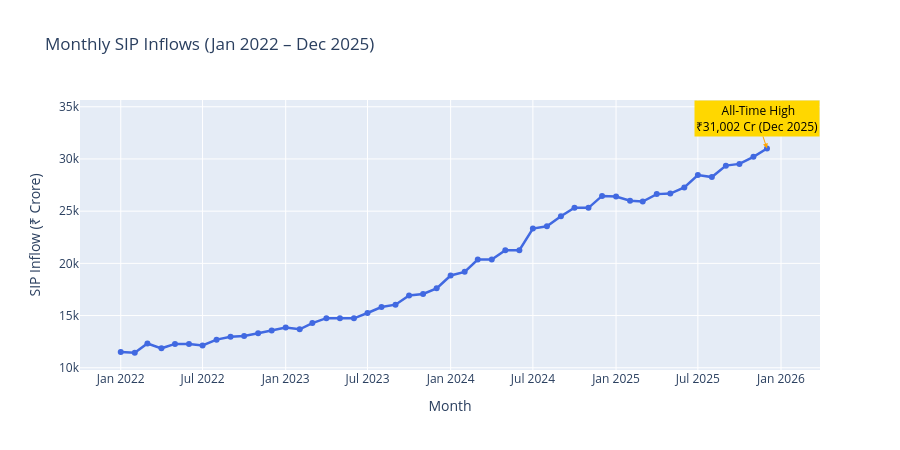

The notebook cell saved with this chart:
### Code cell
sip['month'] = pd.to_datetime(sip['month'])

fig = px.line(
    sip, x='month', y='sip_inflow_crore',
    title=' Monthly SIP Inflows (Jan 2022 – Dec 2025)',
    labels={'sip_inflow_crore': 'SIP Inflow (₹ Crore)', 'month': 'Month'},
    markers=True, height=450
)

# Annotate the all-time high
fig.add_annotation(
    x='2025-12-01', y=31002,
    text=" All-Time High<br>₹31,002 Cr (Dec 2025)",
    showarrow=True, arrowhead=2,
    bgcolor="gold", font=dict(size=12, color="black"),
    arrowcolor="orange"
)

fig.update_traces(line_color='royalblue', line_width=2.5)
fig.write_image(str(CHARTS / "chart3_sip_trend.png"))
fig.show()
print(" Chart 3 saved")

### Figure 1 — Plotly figure (JSON) as saved in the notebook; plotly's stock layout.template omitted (floating-point values rounded to 4 significant figures)
{"data": [{"hovertemplate": "Month=%{x}<br>SIP Inflow (₹ Crore)=%{y}<extra></extra>", "legendgroup": "", "line": {"color": "royalblue", "dash": "solid", "width": 2.5}, "marker": {"symbol": "circle"}, "mode": "lines+markers", "name": "", "orientation": "v", "showlegend": false, "type": "scatter", "x": ["2022-01-01T00:00:00", "2022-02-01T00:00:00", "2022-03-01T00:00:00", "2022-04-01T00:00:00", "2022-05-01T00:00:00", "2022-06-01T00:00:00", "2022-07-01T00:00:00", "2022-08-01T00:00:00", "2022-09-01T00:00:00", "2022-10-01T00:00:00", "2022-11-01T00:00:00", "2022-12-01T00:00:00", "2023-01-01T00:00:00", "2023-02-01T00:00:00", "2023-03-01T00:00:00", "2023-04-01T00:00:00", "2023-05-01T00:00:00", "2023-06-01T00:00:00", "2023-07-01T00:00:00", "2023-08-01T00:00:00", "2023-09-01T00:00:00", "2023-10-01T00:00:00", "2023-11-01T00:00:00", "2023-12-01T00:00:00", "2024-01-01T00:00:00", "2024-02-01T00:00:00", "2024-03-01T00:00:00", "2024-04-01T00:00:00", "2024-05-01T00:00:00", "2024-06-01T00:00:00", "2024-07-01T00:00:00", "2024-08-01T00:00:00", "2024-09-01T00:00:00", "2024-10-01T00:00:00", "2024-11-01T00:00:00", "2024-12-01T00:00:00", "2025-01-01T00:00:00", "2025-02-01T00:00:00", "2025-03-01T00:00:00", "2025-04-01T00:00:00", "2025-05-01T00:00:00", "2025-06-01T00:00:00", "2025-07-01T00:00:00", "2025-08-01T00:00:00", "2025-09-01T00:00:00", "2025-10-01T00:00:00", "2025-11-01T00:00:00", "2025-12-01T00:00:00"], "xaxis": "x", "y": [11517, 11438, 12328, 11863, 12286, 12276, 12140, 12694, 12976, 13040, 13306, 13573, 13856, 13687, 14276, 14749, 14749, 14734, 15245, 15814, 16042, 16928, 17073, 17610, 18838, 19187, 20371, 20371, 21262, 21262, 23332, 23547, 24509, 25323, 25320, 26459, 26400, 25999, 25926, 26632, 26688, 27274, 28464, 28265, 29361, 29529, 30200, 31002], "yaxis": "y"}], "layout": {"annotations": [{"arrowcolor": "orange", "arrowhead": 2, "bgcolor": "gold", "font": {"color": "black", "size": 12}, "showarrow": true, "text": " All-Time High<br>₹31,002 Cr (Dec 2025)", "x": "2025-12-01", "y": 31002}], "height": 450, "legend": {"tracegroupgap": 0}, "title": {"text": " Monthly SIP Inflows (Jan 2022 – Dec 2025)"}, "xaxis": {"anchor": "y", "domain": [0, 1], "title": {"text": "Month"}}, "yaxis": {"anchor": "x", "domain": [0, 1], "title": {"text": "SIP Inflow (₹ Crore)"}}}}
